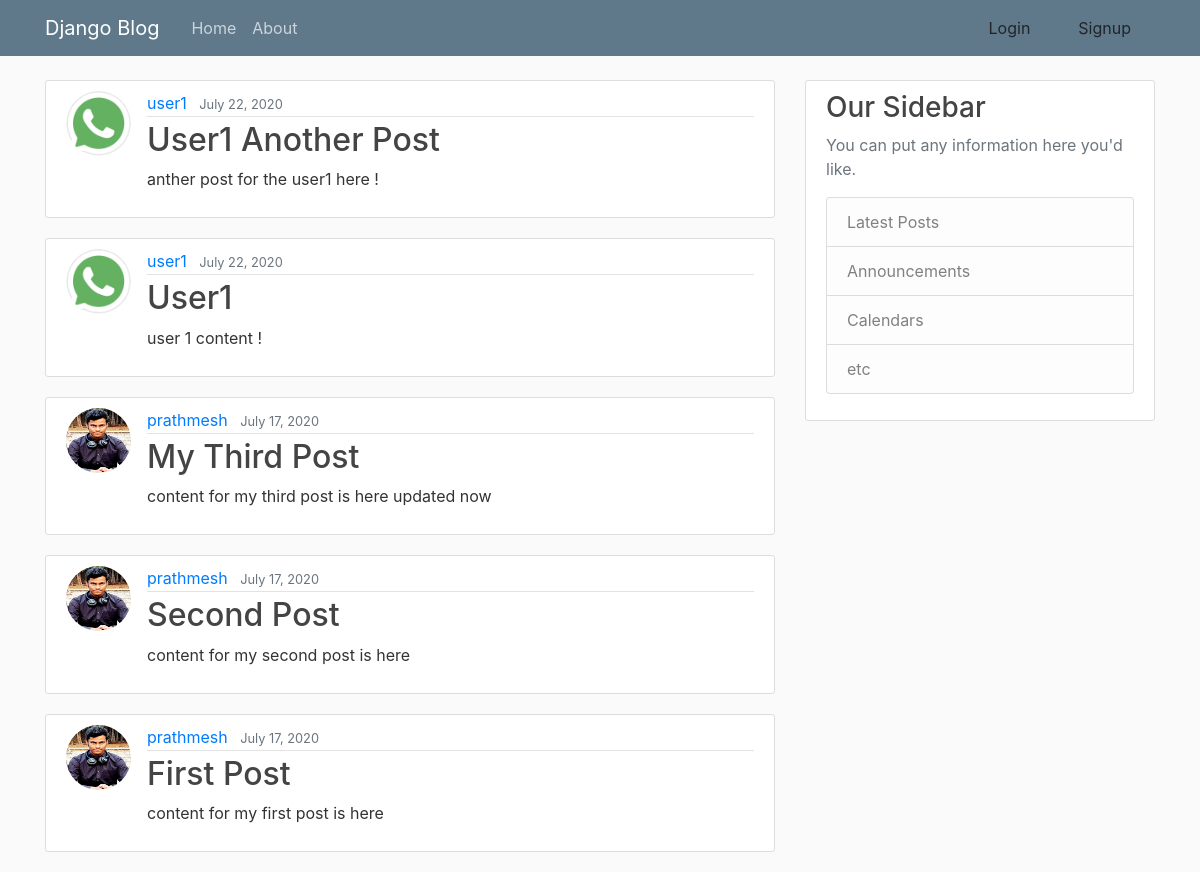
The page / on the database its author committed.
### myblog/models.py (models this page shows, shortened)
class Post(models.Model):
    title = models.CharField(max_length=100)
    content = models.TextField()
    date_posted = models.DateTimeField(default=timezone.now)
    author = models.ForeignKey(User, on_delete=models.CharField)

class Profile(models.Model):
    user = models.OneToOneField(User, on_delete=models.CASCADE)
    image = models.ImageField(upload_to='profile_pics', default='profile_pics/download.png')

### myblog/views.py (the view)
# urls.py: path('', PostListView.as_view(), name='home'),
class PostListView(ListView):
    model = Post
    template_name = 'myblog/home.html'
    context_object_name = 'posts'
    ordering = ['-date_posted']

### myblog/templates/myblog/home.html
{% extends "base.html" %}
{% block content %}
    {% for post in posts %}
        <article class="media content-section">
            {% if post.author.profile.image.url %}
            <img class='rounded-circle article-img' src="{{ post.author.profile.image.url}}" alt="none">
            {% endif %}
          <div class="media-body">
            <div class="article-metadata">
              <a class="mr-2" href="#">{{ post.author }}</a>
              <small class="text-muted">{{ post.date_posted| date:'F d, Y'}}</small>
            </div>
            <h2><a class="article-title" href="{% url 'myblog:detail' post.id %}">{{ post.title| title }}</a></h2>
            <p class="article-content">{{ post.content }}</p>
          </div>
        </article>
    {% endfor %}
{% endblock content %}

### templates/base.html (shortened to what this page needs)
{% load static %}
<!DOCTYPE html>
<html>
<head>
    <link rel="stylesheet" href="https://maxcdn.bootstrapcdn.com/bootstrap/4.0.0/css/bootstrap.min.css">
    <link rel="stylesheet" type="text/css" href="{% static 'myblog/main.css' %}">
</head>
<body>
    <header class="site-header">
      <nav class="navbar navbar-expand-md navbar-dark bg-steel fixed-top">
        <div class="container">
          <a class="navbar-brand mr-4" href="{% url 'myblog:home' %}">Django Blog</a>
          <div class="collapse navbar-collapse" id="navbarToggle">
            <div class="navbar-nav mr-auto">
              <a class="nav-item nav-link" href="{% url 'myblog:home' %}">Home</a>
              <a class="nav-item nav-link" href='#'>About</a>
            </div>
            <div class="navbar-nav">
              {% if not request.user.is_authenticated %}
          <a class="dropdown-item" href="{% url 'account_login'%}">Login</a>
          <a class="dropdown-item" href="{% url 'account_signup'%}">Signup</a>
          {% else %}
                <div class="navbar-brand"> Hello {{request.user}} !</div>
                <a class="dropdown-item" href="{% url 'myblog:profile'%}">Profile</a>
                <a class="dropdown-item" href="{% url 'account_logout'%}">Logout</a>
          {% endif %}
            </div>
          </div>
        </div>
      </nav>
    </header>
    <main role="main" class="container">
      <div class="row">
        <div class="col-md-8">
          {% block content %}
            {% endblock %}
        </div>
        <div class="col-md-4">
          <div class="content-section">
            <h3>Our Sidebar</h3>
            <p class='text-muted'>You can put any information here you'd like.
              <ul class="list-group">
                <li class="list-group-item list-group-item-light">Latest Posts</li>
                <li class="list-group-item list-group-item-light">Announcements</li>
                <li class="list-group-item list-group-item-light">Calendars</li>
                <li class="list-group-item list-group-item-light">etc</li>
              </ul>
            </p>
          </div>
        </div>
      </div>
    </main>
</body>
</html>

### static/myblog/main.css (style rules this page uses)
body { background: #fafafa; color: #333333; margin-top: 5rem; }
h1, h2, h3, h4, h5, h6 { color: #444444; }
ul { margin: 0; }
.bg-steel { background-color: #5f788a; }
.site-header .navbar-nav .nav-link { color: #cbd5db; }
.content-section { background: #ffffff; padding: 10px 20px; border: 1px solid #dddddd; border-radius: 3px; margin-bottom: 20px; }
.article-title { color: #444444; }
.article-content { white-space: pre-line; }
.article-img { height: 65px; width: 65px; margin-right: 16px; }
.article-metadata { padding-bottom: 1px; margin-bottom: 4px; border-bottom: 1px solid #e3e3e3 }

### rows shown on the page
Post: author.profile.image (picture), author "user1", date_posted "July 22, 2020", title "User1 Another Post", content "anther post for the user1 here !"
Post: author.profile.image (picture), author "user1", date_posted "July 22, 2020", title "User1", content "user 1 content !"
Post: author.profile.image (picture), author "prathmesh", date_posted "July 17, 2020", title "My Third Post", content "content for my third post is here updated now"
Post: author.profile.image (picture), author "prathmesh", date_posted "July 17, 2020", title "Second Post", content "content for my second post is here"
Post: author.profile.image (picture), author "prathmesh", date_posted "July 17, 2020", title "First Post", content "content for my first post is here"
